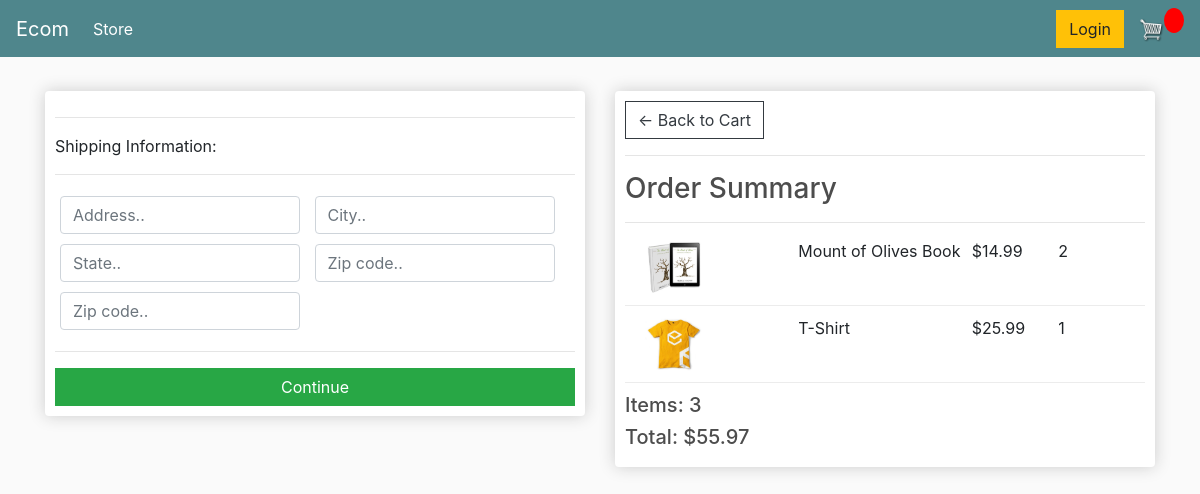
/checkout/ (signed in), run on an earlier commit of the app's database.
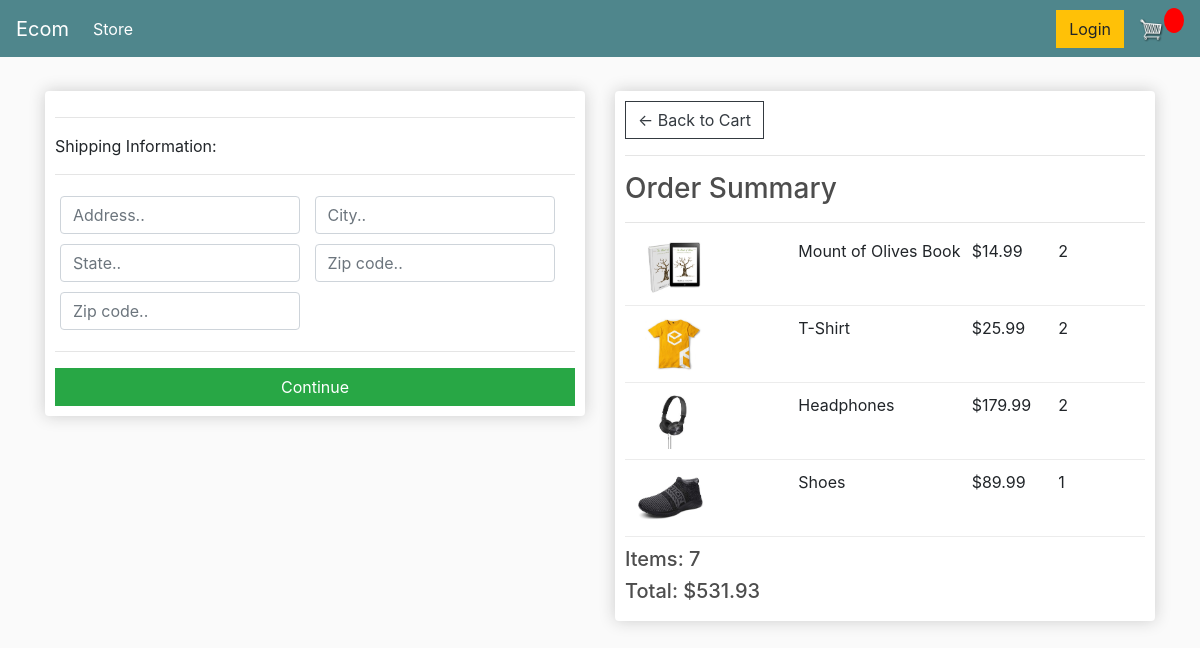
And on a later commit of the database.
### store/models.py (models this page shows, shortened)
class OrderItem(models.Model):
    product = models.ForeignKey(Product, on_delete=models.SET_NULL, null=True, blank=True)
    order   = models.ForeignKey(Order, on_delete=models.SET_NULL, null=True, blank=True)
    quantity = models.IntegerField(default=0, null=True, blank=True)
    date_ordered = models.DateTimeField(auto_now_add= True)
    @property
    def get_total(self):
        total = self.quantity * self.product.price
        return total

class Product(models.Model):
    name = models.CharField(max_length=200, null = True)
    price = models.DecimalField(max_digits= 7, decimal_places= 2)
    digital = models.BooleanField(default=False, null = True, blank=False)
    image = models.ImageField(null=True, blank=True)
    @property
    def imageURL(self):
        try:
            url = self.image.url
        except:
            url = ''
        return url

class Order(models.Model):
    customer = models.ForeignKey(Customer, on_delete=models.SET_NULL, null=True, blank=True)
    date_ordered = models.DateTimeField(auto_now_add=True)
    complete = models.BooleanField(default=False, null=True, blank=False)
    transaction_id = models.CharField(max_length=200, null=True)
    @property
    def shipping(self):
        shipping = False
        orderitems = self.orderitem_set.all()
        for item in orderitems:
            if item.product.digital == False:
                shipping = True
        return shipping
    @property
    def get_cart_total(self):
        orderitem = self.orderitem_set.all()
        total = sum([item.get_total for item in orderitem])
        return total
    @property
    def get_cart_items(self):
        orderitem = self.orderitem_set.all()
        total = sum([item.quantity for item in orderitem])
        return total

### store/views.py (the view)
# urls.py: path('checkout/', views.checkout, name = 'checkout'),
def checkout(request):
	if request.user.is_authenticated:
		customer = request.user.customer
		order, created = Order.objects.get_or_create(customer=customer, complete=False)
		items = order.orderitem_set.all()
	else:
		items = []
		order = {'get_total_price': 0, 'get_cart_items': 0, 'shipping':False}
	context = {'items': items, 'order': order}
	return render(request, 'store/checkout.html', context)

### store/templates/store/checkout.html (shortened to what this page needs)
{% extends 'store/main.html' %}
{% load static %}
{% block content %}
     <div class="row">
		<div class="col-lg-6">
			<div class="box-element" id="form-wrapper">
				<form id="form">
					<div id="shipping-info">
						<hr>
						<p>Shipping Information:</p>
						<hr>
						<div class="form-field">
							<input class="form-control" type="text" name="address" placeholder="Address..">
						</div>
						<div class="form-field">
							<input class="form-control" type="text" name="city" placeholder="City..">
						</div>
						<div class="form-field">
							<input class="form-control" type="text" name="state" placeholder="State..">
						</div>
						<div class="form-field">
							<input class="form-control" type="text" name="zipcode" placeholder="Zip code..">
						</div>
						<div class="form-field">
							<input class="form-control" type="text" name="country" placeholder="Zip code..">
						</div>
					</div>
					<hr>
					<input id="form-button" class="btn btn-success btn-block" type="submit" value="Continue">
				</form>
			</div>
			<br>
		</div>
		<div class="col-lg-6">
			<div class="box-element">
				<a  class="btn btn-outline-dark" href="{% url 'cart' %}">&#x2190; Back to Cart</a>
				<hr>
				<h3>Order Summary</h3>
				<hr>
				{% for item in items %}
				<div class="cart-row">
					<div style="flex:2"><img class="row-image" src="{{ item.product.imageURL }}"></div>
					<div style="flex:2"><p>{{item.product.name}}</p></div>
					<div style="flex:1"><p>${{item.product.price}}</p></div>
					<div style="flex:1"><p>{{item.quantity}}</p></div>
				</div>
				{% endfor %}
				<h5>Items:   {{order.get_cart_items}}</h5>
				<h5>Total:   ${{order.get_cart_total|floatformat:2}}</h5>
			</div>
		</div>
	</div>
{% endblock content %}

What changed in the data, as far as the page shows it:
changed OrderItem "T-Shirt": quantity "1" → "2"
added OrderItem: product.imageURL (picture), product.name "Headphones", product.price "179.99", quantity "2"
added OrderItem: product.imageURL (picture), product.name "Shoes", product.price "89.99", quantity "1"
changed through a linked row, Order: get_cart_items "3" → "7"; get_cart_total "55.97" → "531.93"
